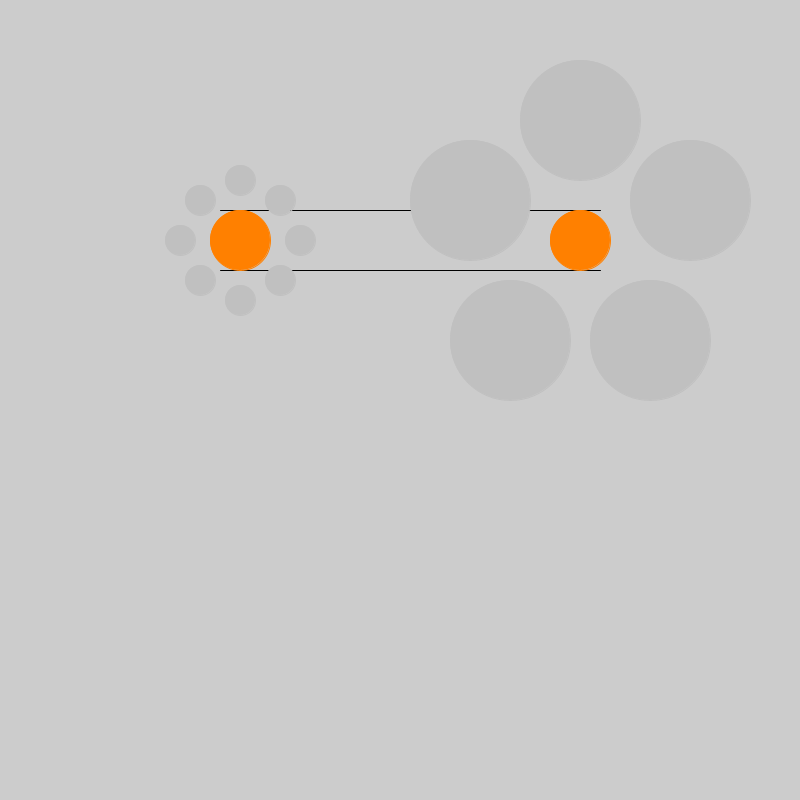
Frame 1 (no input)
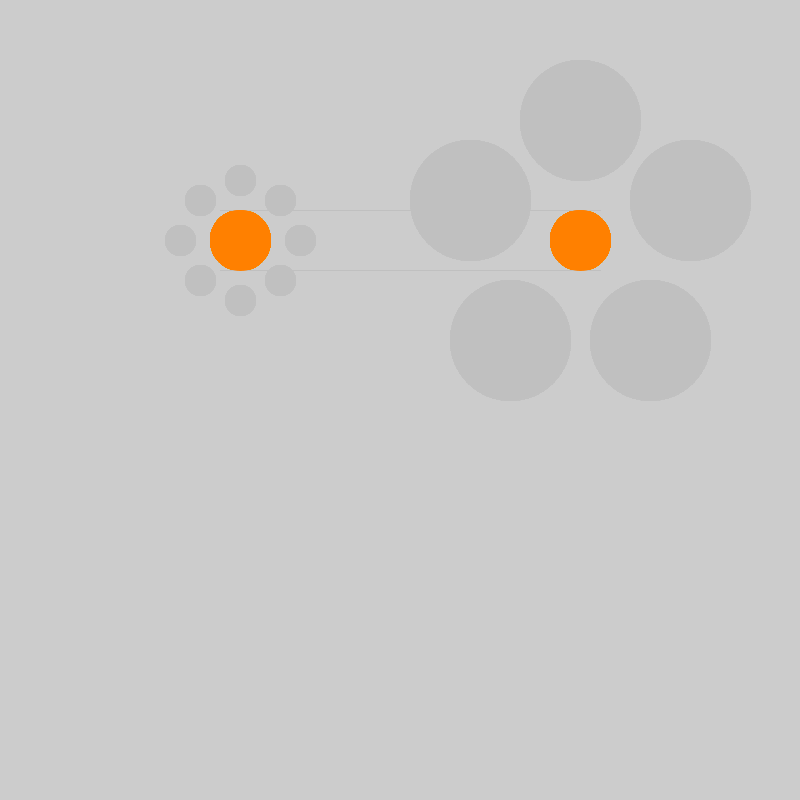
Frame 60 (the mouse pressed at the canvas centre just before this capture)
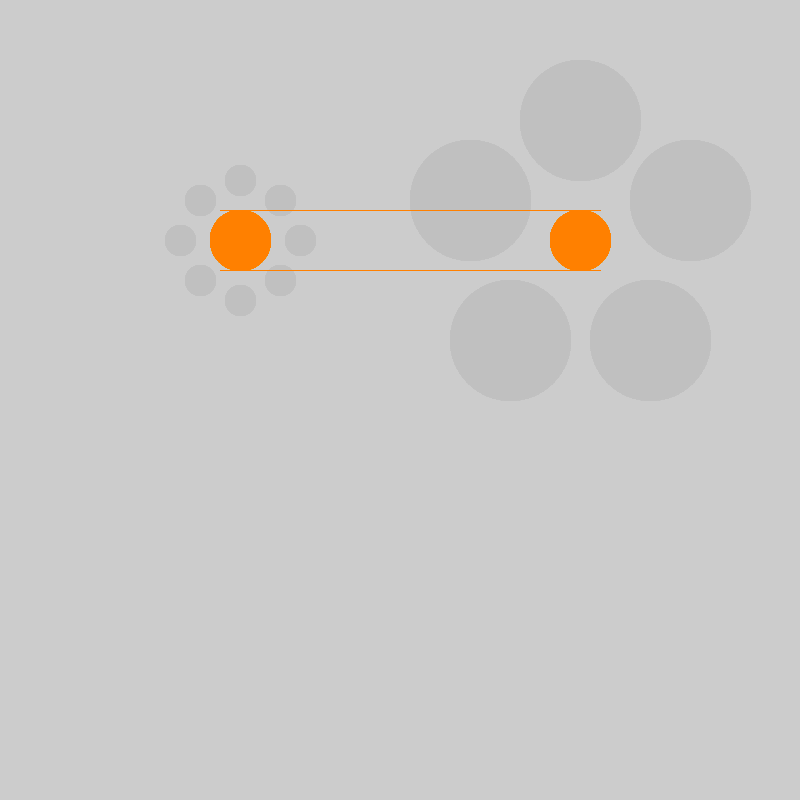
Frame 120 (the mouse held since frame 60 and released just before this capture)

The Processing sketch that drew these frames (run headless with seeded random() and noise(); from frame 60 on, the mouse is pressed at the canvas centre):

// Processing sketch: Ebbinghaus
// ── Ebbinghaus.pde
void setup() {
  size(800, 800);  
}  


void draw() {
  if (mousePressed) {

    stroke(255,128,0);
    line(220, 210, 600, 210);
    line(220, 270, 600, 270);    
    
  } else {

    fill(192,192,192);
    line(220, 210, 600, 210);
    line(220, 270, 600, 270);  
  
    stroke(255,128,0);
    fill(255,128,0);

    
    ellipse(240, 240, 60, 60);    
    ellipse(580, 240, 60, 60);

    stroke(192,192,192);
    fill(192,192,192);
    
    ellipse(240, 180, 30, 30);
    ellipse(240, 300, 30, 30);  
    ellipse(180, 240, 30, 30);      
    ellipse(300, 240, 30, 30);      
    ellipse(200, 280, 30, 30);
    ellipse(280, 200, 30, 30);
    ellipse(200, 200, 30, 30);  
    ellipse(280, 280, 30, 30);
    
    ellipse(580, 120, 120, 120);
    ellipse(470, 200, 120, 120);
    ellipse(690, 200, 120, 120);
    ellipse(510, 340, 120, 120);
    ellipse(650, 340, 120, 120);    
  }
}
